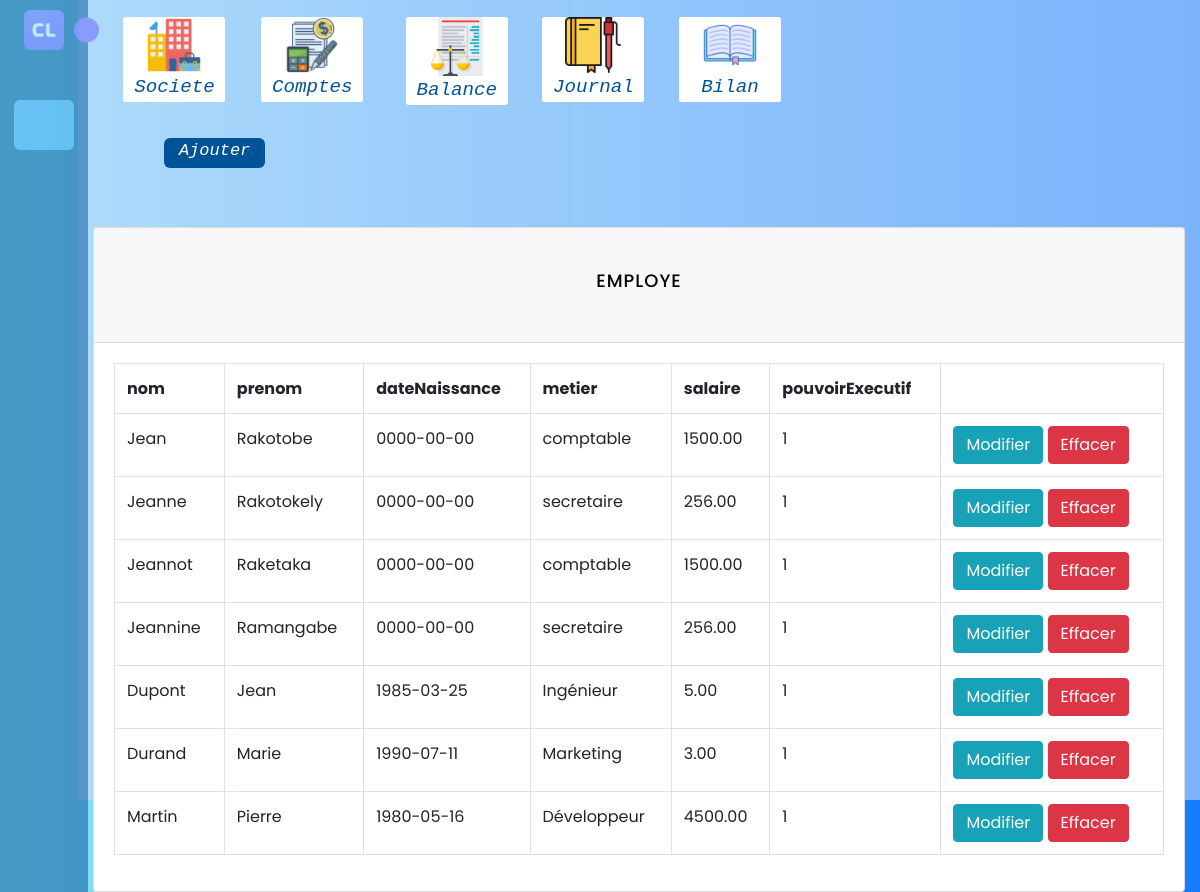
The app's page /SI-ITU/index.php/select/select/employer with its own data.
### tables this page shows
CREATE TABLE Employe (
    id INTEGER AUTO_INCREMENT PRIMARY KEY ,
    nom VARCHAR(255),
    prenom VARCHAR(255),
    dateNaissance DATE,
    idDepartement INTEGER,
    metier VARCHAR(255),
    salaire DECIMAL(10,2),
    pouvoirExecutif Integer,
    idSociete INTEGER,
    FOREIGN KEY (idDepartement) REFERENCES Departement(id),
    FOREIGN KEY (idSociete) REFERENCES identite_Entreprise(id)
);

### SI-ITU/application/views/templates/template.php (called while the page is built, shortened)
<?php
    $header = "templates/header";
    if($categorie == "S")
    {
        $header = "templates/headerS";
    }
    $this->load->view($header);
    $this->load->view($content);
?>

### SI-ITU/application/controllers/select/Select.php (called while the page is built, shortened)
<?php
class Select extends CI_Controller
{
    public function employer()
    {
        $data['categorie']="S";
        $data['content'] = "select/employer";
		$this->load->view('templates/template',$data);
    }
}
?>

### SI-ITU/index.php (called while the page is built, shortened)
<?php
require_once BASEPATH.'core/CodeIgniter.php';

### SI-ITU/application/views/select/employer.php (the view, shortened to what this page needs)
<?php
    $employe = $this->db->get('Employe')->result();
?>
<div class="container">
  <div class="card mt-5">
    <div class="card-header">
      <h2>Employe</h2>
    </div>
    <div class="card-body">
      <table class="table table-bordered">
        <tr>
          <th>nom</th>
          <th>prenom</th>
          <th>dateNaissance</th>
          <th>metier</th>
          <th>salaire</th>
          <th>pouvoirExecutif</th>
        </tr>
        <?php foreach($employe as $employes): ?>
          <tr>
            <td><?php echo $employes->nom; ?></td>
            <td><?php echo $employes->prenom; ?></td>
            <td><?php echo $employes->dateNaissance; ?></td>
            <td><?php echo $employes->metier; ?></td>
            <td><?php echo $employes->salaire; ?></td>
            <td><?php echo $employes->pouvoirExecutif; ?></td>
            <td>
              <a href="<?php echo site_url('update/Update/employe?id='.$employes->id) ?>" class="btn btn-info">Modifier</a>
              <a onclick="return confirm('EST TU SUR DE VOULOIR EFFACER CETTE LIGNE?')" href="<?php echo site_url('delete/Delete/employe?id='.$employes->id) ?>" class='btn btn-danger'>Effacer </a>
            </td>
          </tr>
        <?php endforeach; ?>
      </table>
    </div>
  </div>
</div>
</body>
</html>

### SI-ITU/assets/css/style.css (style rules this page uses)
* { box-sizing: border-box; -webkit-box-sizing: border-box; -moz-box-sizing: border-box; }
body { font-family: 'lato', sans-serif; -webkit-font-smoothing: antialiased; background: linear-gradient(270deg, #0070fbeb, #8fe1f4); padding: 0; margin: 0; height: 100vh; }
h2 { text-align: center; font-size: 18px; text-transform: uppercase; letter-spacing: 1px; color: black; padding: 30px 0; }

### SI-ITU/assets/css/left.css (style rules this page uses)
* { margin: 0; padding: 0; box-sizing: border-box; font-family: 'Poppins', sans-serif; }
:root { --body-color: #E4E9F7; --sidebar-color: #FFF; --primary-color: #695CFE; --primary-color-light: #F6F5FF; --toggle-color: #DDD; --text-color: #707070; --tran-03: all 0.2s ease; --tran-03: all 0.3s ease; --tran-04: all 0.3s ease; --tran-05: all 0.3s ease; }
body { min-height: 100vh; background-color: var(--body-color); transition: var(--tran-05); }

### records on screen
employe: nom "Jean", prenom "Rakotobe", dateNaissance "0000-00-00", metier "comptable", salaire "1500.00", pouvoirExecutif "1"
employe: nom "Jeanne", prenom "Rakotokely", dateNaissance "0000-00-00", metier "secretaire", salaire "256.00", pouvoirExecutif "1"
employe: nom "Jeannot", prenom "Raketaka", dateNaissance "0000-00-00", metier "comptable", salaire "1500.00", pouvoirExecutif "1"
employe: nom "Jeannine", prenom "Ramangabe", dateNaissance "0000-00-00", metier "secretaire", salaire "256.00", pouvoirExecutif "1"
employe: nom "Dupont", prenom "Jean", dateNaissance "1985-03-25", metier "Ingénieur", salaire "5.00", pouvoirExecutif "1"
employe: nom "Durand", prenom "Marie", dateNaissance "1990-07-11", metier "Marketing", salaire "3.00", pouvoirExecutif "1"
employe: nom "Martin", prenom "Pierre", dateNaissance "1980-05-16", metier "Développeur", salaire "4500.00", pouvoirExecutif "1"
